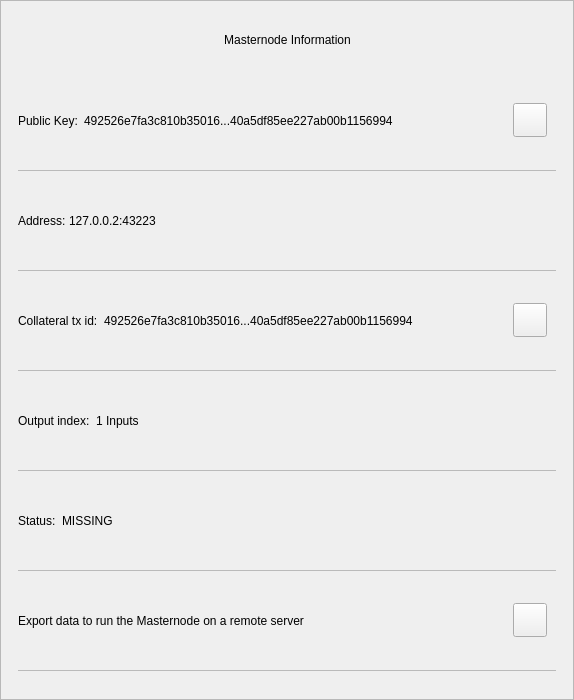
<?xml version="1.0" encoding="UTF-8"?>
<ui version="4.0">
 <class>MnInfoDialog</class>
 <widget class="QWidget" name="MnInfoDialog">
  <property name="geometry">
   <rect>
    <x>0</x>
    <y>0</y>
    <width>574</width>
    <height>700</height>
   </rect>
  </property>
  <property name="minimumSize">
   <size>
    <width>574</width>
    <height>530</height>
   </size>
  </property>
  <property name="windowTitle">
   <string>Form</string>
  </property>
  <property name="styleSheet">
   <string notr="true"/>
  </property>
  <layout class="QVBoxLayout" name="verticalLayout_3">
   <property name="spacing">
    <number>0</number>
   </property>
   <property name="leftMargin">
    <number>0</number>
   </property>
   <property name="topMargin">
    <number>0</number>
   </property>
   <property name="rightMargin">
    <number>0</number>
   </property>
   <property name="bottomMargin">
    <number>0</number>
   </property>
   <item>
    <widget class="QFrame" name="frame">
     <property name="styleSheet">
      <string notr="true"/>
     </property>
     <property name="frameShape">
      <enum>QFrame::StyledPanel</enum>
     </property>
     <property name="frameShadow">
      <enum>QFrame::Raised</enum>
     </property>
     <layout class="QVBoxLayout" name="verticalLayout">
      <property name="leftMargin">
       <number>0</number>
      </property>
      <property name="rightMargin">
       <number>0</number>
      </property>
      <item>
       <layout class="QHBoxLayout" name="horizontalLayout_3">
        <property name="spacing">
         <number>0</number>
        </property>
        <property name="leftMargin">
         <number>20</number>
        </property>
        <property name="topMargin">
         <number>10</number>
        </property>
        <property name="rightMargin">
         <number>20</number>
        </property>
        <item>
         <spacer name="horizontalSpacer_2">
          <property name="orientation">
           <enum>Qt::Horizontal</enum>
          </property>
          <property name="sizeHint" stdset="0">
           <size>
            <width>40</width>
            <height>20</height>
           </size>
          </property>
         </spacer>
        </item>
        <item>
         <widget class="QLabel" name="labelTitle">
          <property name="minimumSize">
           <size>
            <width>0</width>
            <height>40</height>
           </size>
          </property>
          <property name="maximumSize">
           <size>
            <width>16777215</width>
            <height>40</height>
           </size>
          </property>
          <property name="styleSheet">
           <string notr="true">padding-left:24px;</string>
          </property>
          <property name="text">
           <string>Masternode Information</string>
          </property>
          <property name="alignment">
           <set>Qt::AlignCenter</set>
          </property>
          <property name="margin">
           <number>7</number>
          </property>
         </widget>
        </item>
        <item>
         <spacer name="horizontalSpacer">
          <property name="orientation">
           <enum>Qt::Horizontal</enum>
          </property>
          <property name="sizeHint" stdset="0">
           <size>
            <width>40</width>
            <height>20</height>
           </size>
          </property>
         </spacer>
        </item>
        <item>
         <widget class="QPushButton" name="btnEsc">
          <property name="minimumSize">
           <size>
            <width>24</width>
            <height>24</height>
           </size>
          </property>
          <property name="maximumSize">
           <size>
            <width>24</width>
            <height>24</height>
           </size>
          </property>
          <property name="styleSheet">
           <string notr="true">border:none;</string>
          </property>
          <property name="text">
           <string/>
          </property>
         </widget>
        </item>
       </layout>
      </item>
      <item>
       <spacer name="verticalSpacer">
        <property name="orientation">
         <enum>Qt::Vertical</enum>
        </property>
        <property name="sizeType">
         <enum>QSizePolicy::Fixed</enum>
        </property>
        <property name="sizeHint" stdset="0">
         <size>
          <width>20</width>
          <height>10</height>
         </size>
        </property>
       </spacer>
      </item>
      <item>
       <widget class="QWidget" name="layoutScroll" native="true">
        <property name="minimumSize">
         <size>
          <width>0</width>
          <height>0</height>
         </size>
        </property>
        <layout class="QVBoxLayout" name="verticalLayout_4">
         <property name="leftMargin">
          <number>0</number>
         </property>
         <property name="topMargin">
          <number>0</number>
         </property>
         <property name="rightMargin">
          <number>0</number>
         </property>
         <item>
          <widget class="QScrollArea" name="scrollArea">
           <property name="styleSheet">
            <string notr="true">#scrollArea {
background:transparent;
}</string>
           </property>
           <property name="horizontalScrollBarPolicy">
            <enum>Qt::ScrollBarAlwaysOff</enum>
           </property>
           <property name="sizeAdjustPolicy">
            <enum>QAbstractScrollArea::AdjustIgnored</enum>
           </property>
           <property name="widgetResizable">
            <bool>true</bool>
           </property>
           <property name="alignment">
            <set>Qt::AlignLeading|Qt::AlignLeft|Qt::AlignTop</set>
           </property>
           <widget class="QWidget" name="scrollAreaWidgetContents">
            <property name="geometry">
             <rect>
              <x>0</x>
              <y>0</y>
              <width>570</width>
              <height>596</height>
             </rect>
            </property>
            <property name="autoFillBackground">
             <bool>false</bool>
            </property>
            <property name="styleSheet">
             <string notr="true">#scrollAreaWidgetContents {
background:transparent;
}</string>
            </property>
            <layout class="QVBoxLayout" name="verticalLayout_7">
             <property name="spacing">
              <number>0</number>
             </property>
             <property name="sizeConstraint">
              <enum>QLayout::SetDefaultConstraint</enum>
             </property>
             <property name="leftMargin">
              <number>0</number>
             </property>
             <property name="topMargin">
              <number>0</number>
             </property>
             <property name="rightMargin">
              <number>0</number>
             </property>
             <property name="bottomMargin">
              <number>0</number>
             </property>
             <item>
              <widget class="QWidget" name="content" native="true">
               <layout class="QVBoxLayout" name="verticalLayout_2">
                <property name="leftMargin">
                 <number>16</number>
                </property>
                <property name="topMargin">
                 <number>0</number>
                </property>
                <property name="rightMargin">
                 <number>16</number>
                </property>
                <item>
                 <widget class="QWidget" name="contentID" native="true">
                  <layout class="QHBoxLayout" name="horizontalLayout_12" stretch="0,1,0">
                   <property name="leftMargin">
                    <number>0</number>
                   </property>
                   <item>
                    <widget class="QLabel" name="labelId">
                     <property name="maximumSize">
                      <size>
                       <width>16777215</width>
                       <height>16777215</height>
                      </size>
                     </property>
                     <property name="text">
                      <string>Public Key:</string>
                     </property>
                    </widget>
                   </item>
                   <item>
                    <widget class="QLabel" name="textId">
                     <property name="text">
                      <string notr="true">492526e7fa3c810b35016...40a5df85ee227ab00b1156994</string>
                     </property>
                    </widget>
                   </item>
                   <item>
                    <widget class="QPushButton" name="pushCopy">
                     <property name="minimumSize">
                      <size>
                       <width>34</width>
                       <height>34</height>
                      </size>
                     </property>
                     <property name="maximumSize">
                      <size>
                       <width>34</width>
                       <height>34</height>
                      </size>
                     </property>
                     <property name="focusPolicy">
                      <enum>Qt::NoFocus</enum>
                     </property>
                     <property name="text">
                      <string/>
                     </property>
                     <property name="iconSize">
                      <size>
                       <width>24</width>
                       <height>24</height>
                      </size>
                     </property>
                    </widget>
                   </item>
                  </layout>
                 </widget>
                </item>
                <item>
                 <widget class="QLabel" name="labelDivider9">
                  <property name="maximumSize">
                   <size>
                    <width>16777215</width>
                    <height>1</height>
                   </size>
                  </property>
                  <property name="styleSheet">
                   <string notr="true">background-color:#bababa;</string>
                  </property>
                  <property name="text">
                   <string/>
                  </property>
                 </widget>
                </item>
                <item>
                 <widget class="QWidget" name="contentOutputs" native="true">
                  <layout class="QHBoxLayout" name="horizontalLayout_11" stretch="0,3">
                   <property name="spacing">
                    <number>0</number>
                   </property>
                   <property name="leftMargin">
                    <number>0</number>
                   </property>
                   <property name="rightMargin">
                    <number>12</number>
                   </property>
                   <item>
                    <widget class="QLabel" name="labelSend">
                     <property name="maximumSize">
                      <size>
                       <width>16777215</width>
                       <height>16777215</height>
                      </size>
                     </property>
                     <property name="text">
                      <string>Address: </string>
                     </property>
                    </widget>
                   </item>
                   <item>
                    <widget class="QLabel" name="textAddress">
                     <property name="text">
                      <string notr="true">127.0.0.2:43223</string>
                     </property>
                    </widget>
                   </item>
                  </layout>
                 </widget>
                </item>
                <item>
                 <widget class="QLabel" name="labelDivider8">
                  <property name="maximumSize">
                   <size>
                    <width>16777215</width>
                    <height>1</height>
                   </size>
                  </property>
                  <property name="styleSheet">
                   <string notr="true">background-color:#bababa;</string>
                  </property>
                  <property name="text">
                   <string/>
                  </property>
                 </widget>
                </item>
                <item>
                 <widget class="QWidget" name="contentAmount" native="true">
                  <layout class="QHBoxLayout" name="horizontalLayout_4" stretch="0,1,0">
                   <property name="leftMargin">
                    <number>0</number>
                   </property>
                   <item>
                    <widget class="QLabel" name="labelAmount">
                     <property name="maximumSize">
                      <size>
                       <width>16777215</width>
                       <height>16777215</height>
                      </size>
                     </property>
                     <property name="text">
                      <string>Collateral tx id:</string>
                     </property>
                    </widget>
                   </item>
                   <item>
                    <widget class="QLabel" name="textAmount">
                     <property name="text">
                      <string notr="true">492526e7fa3c810b35016...40a5df85ee227ab00b1156994</string>
                     </property>
                    </widget>
                   </item>
                   <item>
                    <widget class="QPushButton" name="pushCopyId">
                     <property name="minimumSize">
                      <size>
                       <width>34</width>
                       <height>34</height>
                      </size>
                     </property>
                     <property name="maximumSize">
                      <size>
                       <width>34</width>
                       <height>34</height>
                      </size>
                     </property>
                     <property name="focusPolicy">
                      <enum>Qt::NoFocus</enum>
                     </property>
                     <property name="text">
                      <string/>
                     </property>
                    </widget>
                   </item>
                  </layout>
                 </widget>
                </item>
                <item>
                 <widget class="QLabel" name="labelDivider6">
                  <property name="maximumSize">
                   <size>
                    <width>16777215</width>
                    <height>1</height>
                   </size>
                  </property>
                  <property name="styleSheet">
                   <string notr="true">background-color:#bababa;</string>
                  </property>
                  <property name="text">
                   <string/>
                  </property>
                 </widget>
                </item>
                <item>
                 <widget class="QWidget" name="contentInputs" native="true">
                  <layout class="QHBoxLayout" name="horizontalLayout" stretch="0,2">
                   <property name="leftMargin">
                    <number>0</number>
                   </property>
                   <property name="rightMargin">
                    <number>12</number>
                   </property>
                   <item>
                    <widget class="QLabel" name="labelInputs">
                     <property name="sizePolicy">
                      <sizepolicy hsizetype="Minimum" vsizetype="Preferred">
                       <horstretch>0</horstretch>
                       <verstretch>0</verstretch>
                      </sizepolicy>
                     </property>
                     <property name="maximumSize">
                      <size>
                       <width>16777215</width>
                       <height>16777215</height>
                      </size>
                     </property>
                     <property name="text">
                      <string>Output index:</string>
                     </property>
                    </widget>
                   </item>
                   <item>
                    <widget class="QLabel" name="textInputs">
                     <property name="text">
                      <string>1 Inputs</string>
                     </property>
                    </widget>
                   </item>
                  </layout>
                 </widget>
                </item>
                <item>
                 <widget class="QLabel" name="labelDivider1">
                  <property name="maximumSize">
                   <size>
                    <width>16777215</width>
                    <height>1</height>
                   </size>
                  </property>
                  <property name="styleSheet">
                   <string notr="true">background-color:#bababa;</string>
                  </property>
                  <property name="text">
                   <string/>
                  </property>
                 </widget>
                </item>
                <item>
                 <widget class="QWidget" name="contentFee" native="true">
                  <layout class="QHBoxLayout" name="horizontalLayout_7" stretch="0,1">
                   <property name="leftMargin">
                    <number>0</number>
                   </property>
                   <item>
                    <widget class="QLabel" name="labelFee">
                     <property name="maximumSize">
                      <size>
                       <width>16777215</width>
                       <height>16777215</height>
                      </size>
                     </property>
                     <property name="text">
                      <string>Status:</string>
                     </property>
                    </widget>
                   </item>
                   <item>
                    <widget class="QLabel" name="textStatus">
                     <property name="text">
                      <string notr="true">MISSING</string>
                     </property>
                    </widget>
                   </item>
                  </layout>
                 </widget>
                </item>
                <item>
                 <widget class="QLabel" name="labelDivider4">
                  <property name="maximumSize">
                   <size>
                    <width>16777215</width>
                    <height>1</height>
                   </size>
                  </property>
                  <property name="styleSheet">
                   <string notr="true">background-color:#bababa;</string>
                  </property>
                  <property name="text">
                   <string/>
                  </property>
                 </widget>
                </item>
                <item>
                 <widget class="QWidget" name="contentExport" native="true">
                  <layout class="QHBoxLayout" name="horizontalLayout_8" stretch="3,0">
                   <property name="leftMargin">
                    <number>0</number>
                   </property>
                   <item>
                    <widget class="QLabel" name="textExport">
                     <property name="styleSheet">
                      <string notr="true">padding-top:1px;</string>
                     </property>
                     <property name="lineWidth">
                      <number>0</number>
                     </property>
                     <property name="text">
                      <string>Export data to run the Masternode on a remote server</string>
                     </property>
                     <property name="wordWrap">
                      <bool>true</bool>
                     </property>
                     <property name="indent">
                      <number>0</number>
                     </property>
                    </widget>
                   </item>
                   <item>
                    <widget class="QPushButton" name="pushExport">
                     <property name="minimumSize">
                      <size>
                       <width>34</width>
                       <height>34</height>
                      </size>
                     </property>
                     <property name="maximumSize">
                      <size>
                       <width>34</width>
                       <height>34</height>
                      </size>
                     </property>
                     <property name="focusPolicy">
                      <enum>Qt::NoFocus</enum>
                     </property>
                     <property name="text">
                      <string/>
                     </property>
                    </widget>
                   </item>
                  </layout>
                 </widget>
                </item>
                <item>
                 <widget class="QLabel" name="labelDivider7">
                  <property name="maximumSize">
                   <size>
                    <width>16777215</width>
                    <height>1</height>
                   </size>
                  </property>
                  <property name="styleSheet">
                   <string notr="true">background-color:#bababa;</string>
                  </property>
                  <property name="text">
                   <string/>
                  </property>
                 </widget>
                </item>
               </layout>
              </widget>
             </item>
            </layout>
           </widget>
          </widget>
         </item>
        </layout>
       </widget>
      </item>
     </layout>
    </widget>
   </item>
  </layout>
 </widget>
 <resources/>
 <connections/>
</ui>
